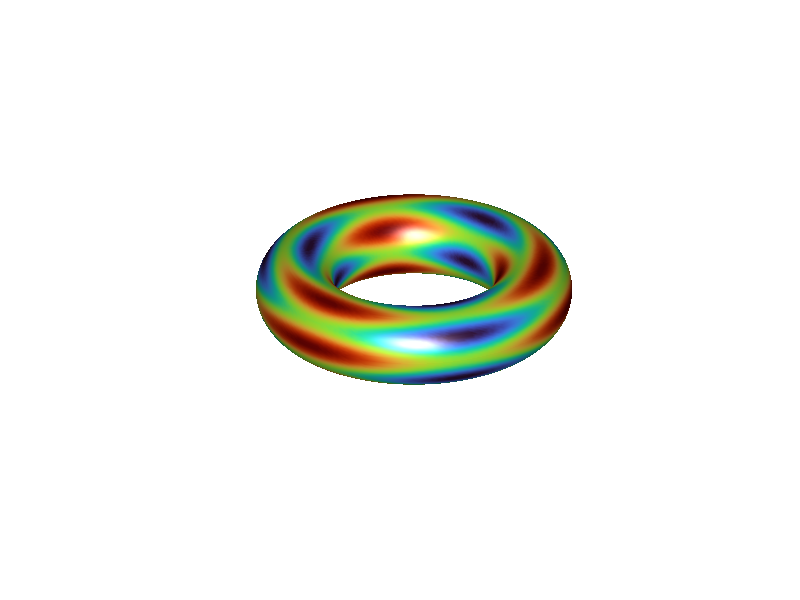

The MATLAB source for this figure:
% 打开本文件并点击 Run。可修改下方采样量、参数或颜色。
% Open this script and click Run. No extra data or toolbox is required.

[u, v] = meshgrid( ...
    linspace(0, 2*pi, 300), ...
    linspace(0, 2*pi, 150));

R = 3;
r = 1;

X = (R + r*cos(v)) .* cos(u);
Y = (R + r*cos(v)) .* sin(u);
Z = r * sin(v);

C = sin(3*u) + cos(5*v);

figure('Color', [0.03 0.03 0.04]);

surf(X, Y, Z, C, ...
    'EdgeColor', 'none', ...
    'FaceColor', 'interp');

axis equal;
axis off;

colormap(turbo);

view(42, 28);

camlight headlight;
lighting gouraud;

title('Chromatic Torus', ...
    'Color', 'w', ...
    'FontSize', 18);
